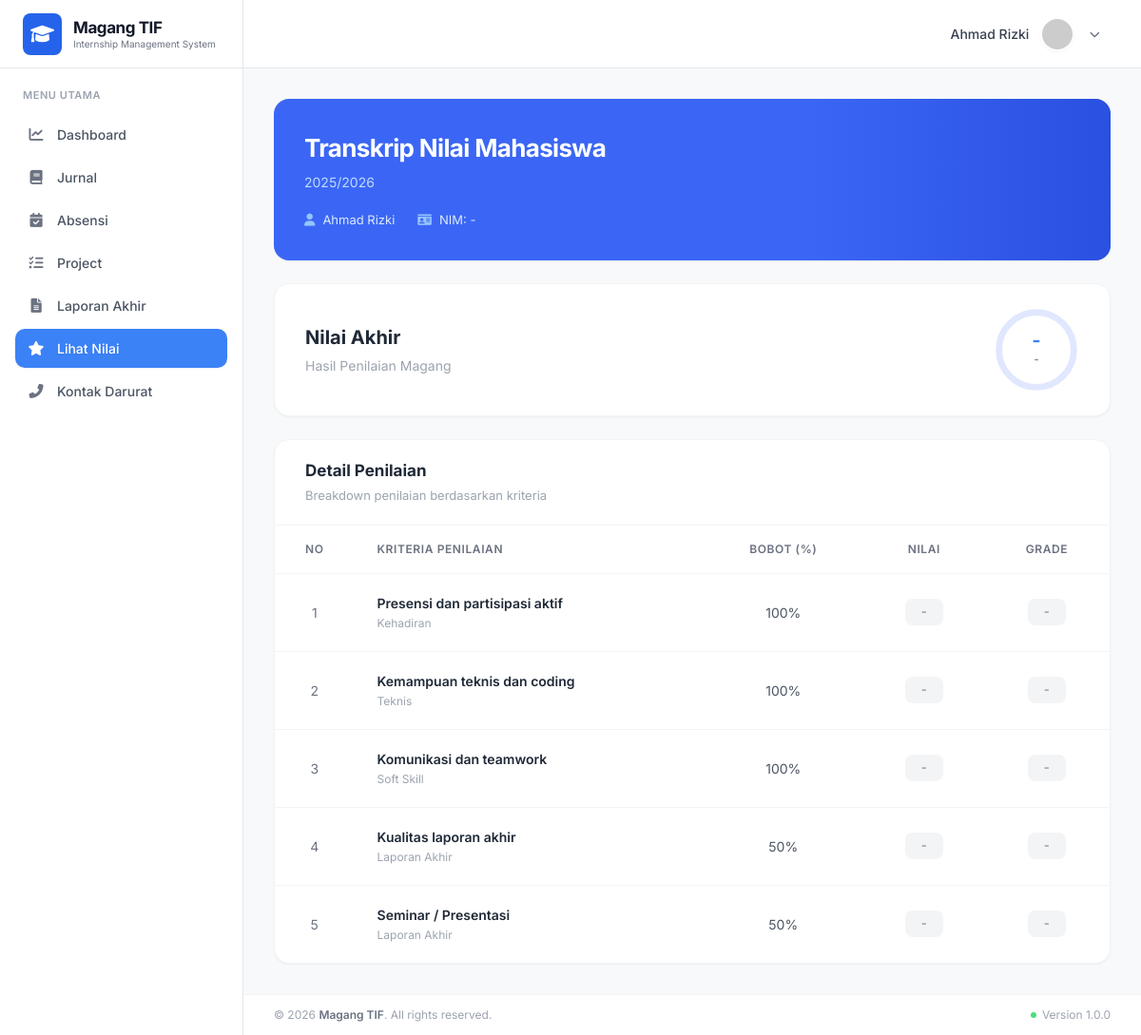
The page /mahasiswa/nilai.php (signed in) on the database its author committed.
### tables this page shows
CREATE TABLE settings (
    id INT AUTO_INCREMENT PRIMARY KEY,
    nama_kampus VARCHAR(255),
    tahun_ajaran VARCHAR(20),
    jam_absen_masuk TIME,
    toleransi_telat INT,
    created_at TIMESTAMP DEFAULT CURRENT_TIMESTAMP,
    updated_at TIMESTAMP DEFAULT CURRENT_TIMESTAMP
);

CREATE TABLE mahasiswa (
    id INT AUTO_INCREMENT PRIMARY KEY,
    user_id INT,
    group_id INT,
    nama VARCHAR(255) NOT NULL,
    jenis_kelamin VARCHAR(20),
    tempat_lahir VARCHAR(100),
    tanggal_lahir DATE,
    agama VARCHAR(50),
    status VARCHAR(50),
    alamat_asal TEXT,
    alamat_jember TEXT,
    no_ktp VARCHAR(20),
    no_ktm VARCHAR(20),
    no_hp VARCHAR(20),
    golongan_darah VARCHAR(5),
    created_at TIMESTAMP DEFAULT CURRENT_TIMESTAMP,
    updated_at TIMESTAMP DEFAULT CURRENT_TIMESTAMP,
    FOREIGN KEY (user_id) REFERENCES users(id) ON DELETE CASCADE,
    FOREIGN KEY (group_id) REFERENCES `groups`(id) ON DELETE SET NULL
);

CREATE TABLE kriteria_penilaian (
    id INT AUTO_INCREMENT PRIMARY KEY,
    komponen_id INT,
    nama VARCHAR(255) NOT NULL,
    bobot INT,
    nilai_max INT,
    created_at TIMESTAMP DEFAULT CURRENT_TIMESTAMP,
    updated_at TIMESTAMP DEFAULT CURRENT_TIMESTAMP,
    FOREIGN KEY (komponen_id) REFERENCES komponen_penilaian(id) ON DELETE CASCADE
);

### mahasiswa/nilai.php (the view, shortened to what this page needs)
<?php
    require_once __DIR__ . '/../config/db_connect.php';
    $userId = $_SESSION['id_user'];
    $stmt = $conn->prepare("SELECT m.id, m.nama, m.no_ktm FROM mahasiswa m WHERE m.user_id = :uid");
    $stmt->execute(['uid' => $userId]);
    $mhs = $stmt->fetch();
    $mhsId = $mhs ? $mhs['id'] : 0;
    $settings = $conn->query("SELECT tahun_ajaran FROM settings LIMIT 1")->fetch();
    $tahunAjaran = $settings['tahun_ajaran'] ?? date('Y');
    $stmt = $conn->prepare("SELECT nilai_akhir, grade FROM penilaian_results WHERE mahasiswa_id = :mid ORDER BY id DESC LIMIT 1");
    $stmt->execute(['mid' => $mhsId]);
    $hasilNilai = $stmt->fetch();
    $nilaiAkhir = $hasilNilai ? number_format((float)$hasilNilai['nilai_akhir'], 2) : '-';
    $grade = $hasilNilai['grade'] ?? '-';
    $stmt = $conn->prepare("
        SELECT kp.nama as komponen, kp.bobot_persen,
               kr.nama as kriteria, kr.bobot, kr.nilai_max,
               nk.nilai_angka, nk.nilai_huruf, nk.catatan
        FROM kriteria_penilaian kr
        JOIN komponen_penilaian kp ON kr.komponen_id = kp.id
        LEFT JOIN nilai_kriteria nk ON nk.kriteria_id = kr.id AND nk.mahasiswa_id = :mid
        ORDER BY kp.id, kr.id
    ");
    $stmt->execute(['mid' => $mhsId]);
    $nilaiRows = $stmt->fetchAll();
    $komponenList = [];
    foreach ($nilaiRows as $r) {
        $key = $r['komponen'];
        if (!isset($komponenList[$key])) {
            $komponenList[$key] = ['bobot' => $r['bobot_persen'], 'kriteria' => []];
        }
        $komponenList[$key]['kriteria'][] = $r;
    }
?>
<!DOCTYPE html>
<html lang="en">
<head>
    <script src="https://cdn.tailwindcss.com"></script>
    <link href="https://cdnjs.cloudflare.com/ajax/libs/font-awesome/6.0.0/css/all.min.css" rel="stylesheet">
</head>
<body class="flex h-screen overflow-hidden text-gray-800">
    <?php include '../includes/sidebar.php'; ?>
    <div class="flex-1 flex flex-col h-screen overflow-hidden">
        <?php include '../includes/header.php'; ?>
        <main class="flex-1 overflow-y-auto p-6 md:p-8 bg-[#f8f9fa]">
            <div class="max-w-[1100px] mx-auto space-y-6">
                <div class="bg-[#3b66f5] rounded-2xl p-8 shadow-sm relative overflow-hidden">
                    <div class="text-white z-10 relative">
                        <h2 class="text-[26px] font-bold mb-1.5 tracking-tight">Transkrip Nilai Mahasiswa</h2>
                        <p class="text-blue-200 text-[14px] mb-5"><?= htmlspecialchars($tahunAjaran) ?></p>
                        <div class="flex flex-wrap items-center gap-6 text-[13px] text-blue-100">
                            <span class="flex items-center gap-2"><i class="fas fa-user text-blue-300"></i> <?= htmlspecialchars($mhs['nama'] ?? $userName) ?></span>
                            <span class="flex items-center gap-2"><i class="fas fa-id-card text-blue-300"></i> NIM: <?= htmlspecialchars($mhs['no_ktm'] ?? '-') ?></span>
                        </div>
                    </div>
                    <div class="absolute right-0 top-0 w-80 h-full bg-gradient-to-l from-[#254bdb] to-transparent z-0 opacity-80"></div>
                </div>
                <div class="bg-white rounded-2xl shadow-sm border border-gray-100 px-8 py-6 flex items-center justify-between">
                    <div>
                        <h3 class="text-[20px] font-bold text-gray-800 mb-1">Nilai Akhir</h3>
                        <p class="text-[14px] text-gray-400">Hasil Penilaian Magang</p>
                    </div>
                    <div class="ips-ring shrink-0">
                        <svg viewBox="0 0 80 80" width="90" height="90">
                            <circle class="track" cx="40" cy="40" r="35"/>
                            <circle class="progress" cx="40" cy="40" r="35"/>
                        </svg>
                        <div class="ips-label">
                            <span class="text-[20px] font-bold text-[#3b82f6] leading-none"><?= htmlspecialchars($grade) ?></span>
                            <span class="text-[11px] text-gray-500 font-medium mt-0.5"><?= $nilaiAkhir ?></span>
                        </div>
                    </div>
                </div>
                <div class="bg-white rounded-2xl shadow-sm border border-gray-100 overflow-hidden">
                    <div class="px-6 md:px-8 py-5 border-b border-gray-100">
                        <h3 class="text-[17px] font-bold text-gray-800">Detail Penilaian</h3>
                        <p class="text-[13px] text-gray-400 mt-1">Breakdown penilaian berdasarkan kriteria</p>
                    </div>
                    <div class="overflow-x-auto">
                        <table class="w-full text-[14px] border-collapse min-w-[680px]">
                            <thead>
                                <tr class="border-b border-gray-100 text-gray-500 text-[12px] uppercase tracking-wider">
                                    <th class="px-6 md:px-8 py-4 font-semibold text-center w-20">No</th>
                                    <th class="px-6 py-4 font-semibold text-left">Kriteria Penilaian</th>
                                    <th class="px-6 py-4 font-semibold text-center">Bobot (%)</th>
                                    <th class="px-6 py-4 font-semibold text-center">Nilai</th>
                                    <th class="px-6 py-4 font-semibold text-center">Grade</th>
                                </tr>
                            </thead>
                            <tbody class="divide-y divide-gray-100">
                                <?php if (empty($nilaiRows)): ?>
                                <tr><td colspan="5" class="px-6 py-8 text-center text-gray-400">Belum ada data penilaian.</td></tr>
                                <?php else: ?>
                                <?php $no = 0; foreach ($komponenList as $komponen => $data): ?>
                                <?php foreach ($data['kriteria'] as $kr): $no++;
                                    $nilai = $kr['nilai_angka'] !== null ? number_format((float)$kr['nilai_angka'], 0) : '-';
                                    $huruf = $kr['nilai_huruf'] ?? '-';
                                    $colorClass = match(true) {
                                        $nilai === '-' => 'bg-gray-100 text-gray-400',
                                        (int)$nilai >= 85 => 'bg-green-100 text-green-700',
                                        (int)$nilai >= 70 => 'bg-blue-100 text-blue-700',
                                        (int)$nilai >= 55 => 'bg-yellow-100 text-yellow-700',
                                        default => 'bg-red-100 text-red-600',
                                    };
                                ?>
                                <tr class="hover:bg-gray-50/50 transition-colors">
                                    <td class="px-6 md:px-8 py-5 text-center text-gray-500"><?= $no ?></td>
                                    <td class="px-6 py-5">
                                        <div class="font-semibold text-gray-800"><?= htmlspecialchars($kr['kriteria']) ?></div>
                                        <div class="text-[12px] text-gray-400 mt-0.5"><?= htmlspecialchars($komponen) ?></div>
                                    </td>
                                    <td class="px-6 py-5 text-center text-gray-600"><?= $kr['bobot'] ?? '-' ?>%</td>
                                    <td class="px-6 py-5 text-center">
                                        <span class="inline-flex items-center justify-center w-10 h-7 <?= $colorClass ?> rounded-lg text-[13px] font-bold"><?= $nilai ?></span>
                                    </td>
                                    <td class="px-6 py-5 text-center">
                                        <span class="inline-flex items-center justify-center w-10 h-7 <?= $colorClass ?> rounded-lg text-[13px] font-bold"><?= htmlspecialchars($huruf) ?></span>
                                    </td>
                                </tr>
                                <?php endforeach; endforeach; ?>
                                <?php endif; ?>
                            </tbody>
                        </table>
                    </div>
                </div>
            </div>
        </main>
        <?php include '../includes/footer.php'; ?>
    </div>
</body>
</html>

### rows shown on the page
mahasiswa: nama "Ahmad Rizki", no_ktm "-"
kriteria_penilaian: nama "Presensi dan partisipasi aktif", komponen "Kehadiran", bobot "100", nilai "-", huruf "-"
kriteria_penilaian: nama "Kemampuan teknis dan coding", komponen "Teknis", bobot "100", nilai "-", huruf "-"
kriteria_penilaian: nama "Komunikasi dan teamwork", komponen "Soft Skill", bobot "100", nilai "-", huruf "-"
kriteria_penilaian: nama "Kualitas laporan akhir", komponen "Laporan Akhir", bobot "50", nilai "-", huruf "-"
kriteria_penilaian: nama "Seminar / Presentasi", komponen "Laporan Akhir", bobot "50", nilai "-", huruf "-"

### other values the page prints
$menu['title'] "Dashboard"
$menu['title'] "Jurnal"
$menu['title'] "Absensi"
$menu['title'] "Project"
$menu['title'] "Laporan Akhir"
$menu['title'] "Lihat Nilai"
$menu['title'] "Kontak Darurat"
$userName "Ahmad Rizki"
$grade "-"
$nilaiAkhir "-"
$appName "Magang TIF"
$appVersion "1.0.0"
